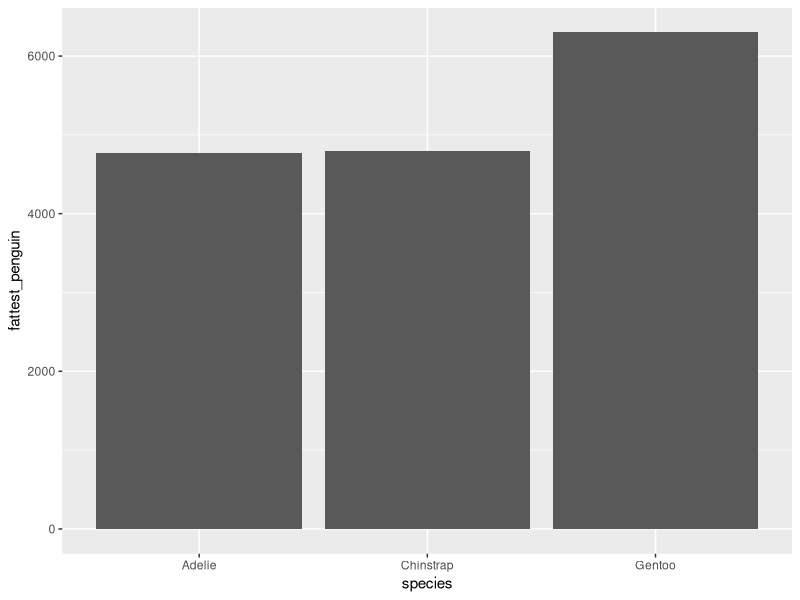

Here is the R script that generated this plot: (Note: this script raises an error after producing the figure.)
library(tidyverse)
library(palmerpenguins)

penguins

mean(penguins[penguins$species == "Adelie",6], na.rm=TRUE)
#gives mean for 1 species "adelie"

df <- penguins[!is.na(penguins$body_mass_g),]

#GROUP BY BAYBEE

adelie <- penguins[penguins$species == "Adelie",]
chinstrap <- penguins[penguins$species == "Chinstrap",]
gentoo <- penguins[penguins$species == "Gentoo",]

adelie$body_mass_g %>% mean(na.rm=TRUE)
chinstrap$body_mass_g %>% mean(na.rm=TRUE)
gentoo$body_mass_g %>% mean(na.rm=TRUE)

#This WORKS, but eh

means <- numeric()
for (i in unique(penguins$species) %>% as.character()) {
  ss <- penguins[penguins$species == i,]
  means[i] <- ss$body_mass_g %>% mean(na.rm=TRUE)
  ss$body_mass_g %>% mean(na.rm=TRUE) %>% print()
}
  
unique(penguins$species) %>% as.character()

means

#dplyr::
#group_by and summarize are ALWAYS together, little buddies
#arrange
#filter (filters rows!)
#filters even T/F questions on column names!


penguins$sex %>% unique()

install.packages("skimr")

skimr::skim(penguins)

test <- 
penguins %>% 
  filter(!is.na(sex)) %>% 
  group_by(species) %>% 
  summarize(mean_body_mass=mean(body_mass_g,na.rm=TRUE),
            fattest_penguin=max(body_mass_g,na.rm=TRUE)) %>% 
  arrange(desc(fattest_penguin)) %>% 
  ggplot(aes(x=species,
             y=fattest_penguin))+
  geom_col(position="dodge")

test %>% 
  ggplot(aes(x=species,
             y=fattest_penguin,
             fill=sex))+
  geom_col(position="dodge")


levels(test$species)

View(test)

levels(test$species) <- c("Gentoo","Chinstrap","Adelie")

test$species %>% unique()

test$species <- test$species
factor(test$species,levels=c("Gentoo","Chinstrap","Adelie"))

#filter penguins where sex is NOT NA & where penguin body mass > 4000

penguins %>% 
  filter(!is.na(sex) & body_mass_g>4000 & year==2007)
